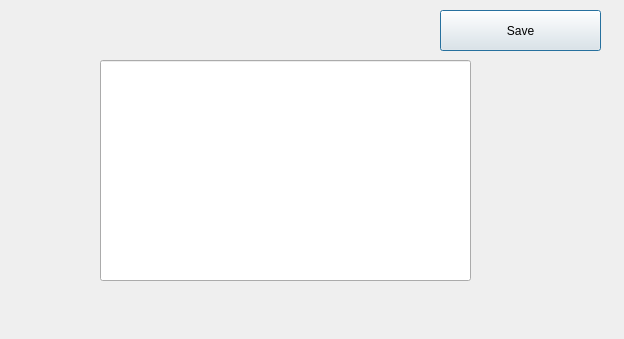
<?xml version="1.0" encoding="UTF-8"?>
<ui version="4.0">
 <class>info</class>
 <widget class="QDialog" name="info">
  <property name="geometry">
   <rect>
    <x>0</x>
    <y>0</y>
    <width>624</width>
    <height>339</height>
   </rect>
  </property>
  <property name="windowTitle">
   <string>Dialog</string>
  </property>
  <widget class="QLineEdit" name="lineEdit">
   <property name="geometry">
    <rect>
     <x>100</x>
     <y>60</y>
     <width>371</width>
     <height>221</height>
    </rect>
   </property>
   <property name="font">
    <font>
     <family>PMingLiU-ExtB</family>
    </font>
   </property>
  </widget>
  <widget class="QPushButton" name="Save">
   <property name="geometry">
    <rect>
     <x>440</x>
     <y>10</y>
     <width>161</width>
     <height>41</height>
    </rect>
   </property>
   <property name="text">
    <string>Save</string>
   </property>
  </widget>
 </widget>
 <resources/>
 <connections/>
</ui>
